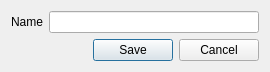
<?xml version="1.0" encoding="UTF-8"?>
<ui version="4.0">
 <class>SceneSaveDialog</class>
 <widget class="QDialog" name="SceneSaveDialog">
  <property name="geometry">
   <rect>
    <x>0</x>
    <y>0</y>
    <width>270</width>
    <height>70</height>
   </rect>
  </property>
  <property name="windowTitle">
   <string>Save scene as</string>
  </property>
  <layout class="QVBoxLayout" name="verticalLayout">
   <item>
    <widget class="QWidget" name="widget" native="true">
     <layout class="QFormLayout" name="formLayout">
      <property name="leftMargin">
       <number>0</number>
      </property>
      <property name="topMargin">
       <number>0</number>
      </property>
      <property name="rightMargin">
       <number>0</number>
      </property>
      <property name="bottomMargin">
       <number>0</number>
      </property>
      <item row="0" column="0">
       <widget class="QLabel" name="label">
        <property name="text">
         <string>Name</string>
        </property>
       </widget>
      </item>
      <item row="0" column="1">
       <widget class="QLineEdit" name="name">
        <property name="maxLength">
         <number>255</number>
        </property>
       </widget>
      </item>
     </layout>
    </widget>
   </item>
   <item>
    <widget class="QDialogButtonBox" name="buttonBox">
     <property name="orientation">
      <enum>Qt::Horizontal</enum>
     </property>
     <property name="standardButtons">
      <set>QDialogButtonBox::Cancel|QDialogButtonBox::Save</set>
     </property>
    </widget>
   </item>
  </layout>
 </widget>
 <resources/>
 <connections>
  <connection>
   <sender>buttonBox</sender>
   <signal>accepted()</signal>
   <receiver>SceneSaveDialog</receiver>
   <slot>accept()</slot>
   <hints>
    <hint type="sourcelabel">
     <x>248</x>
     <y>254</y>
    </hint>
    <hint type="destinationlabel">
     <x>157</x>
     <y>274</y>
    </hint>
   </hints>
  </connection>
  <connection>
   <sender>buttonBox</sender>
   <signal>rejected()</signal>
   <receiver>SceneSaveDialog</receiver>
   <slot>reject()</slot>
   <hints>
    <hint type="sourcelabel">
     <x>316</x>
     <y>260</y>
    </hint>
    <hint type="destinationlabel">
     <x>286</x>
     <y>274</y>
    </hint>
   </hints>
  </connection>
 </connections>
</ui>
